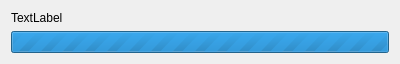
<ui version="4.0" >
 <class>ControlProgressIndicator</class>
 <widget class="QWidget" name="ControlProgressIndicator" >
  <property name="geometry" >
   <rect>
    <x>0</x>
    <y>0</y>
    <width>400</width>
    <height>52</height>
   </rect>
  </property>
  <layout class="QVBoxLayout" name="verticalLayout" >
   <item>
    <widget class="QLabel" name="statusLabel" >
     <property name="text" >
      <string notr="true">TextLabel</string>
     </property>
    </widget>
   </item>
   <item>
    <widget class="QProgressBar" name="progressBar" >
     <property name="maximum" >
      <number>0</number>
     </property>
     <property name="value" >
      <number>775</number>
     </property>
     <property name="textVisible" >
      <bool>false</bool>
     </property>
    </widget>
   </item>
  </layout>
 </widget>
 <resources/>
 <connections/>
</ui>
